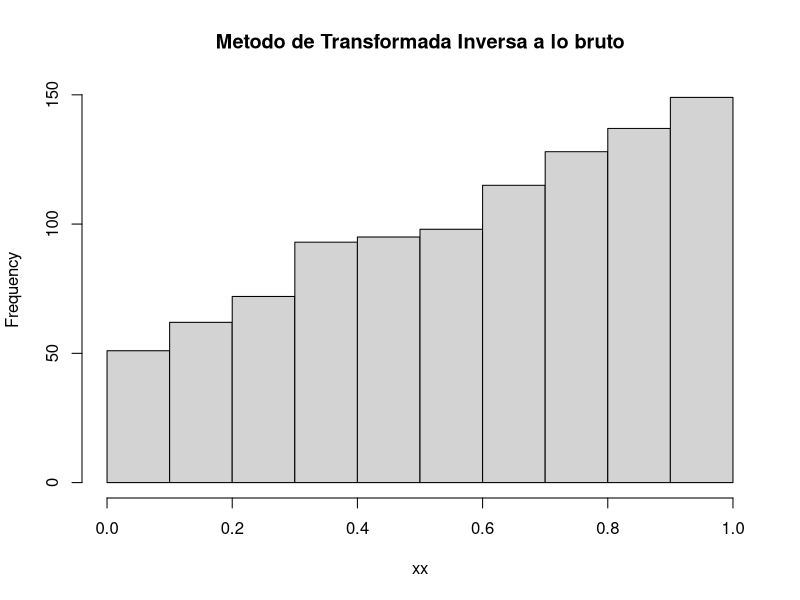
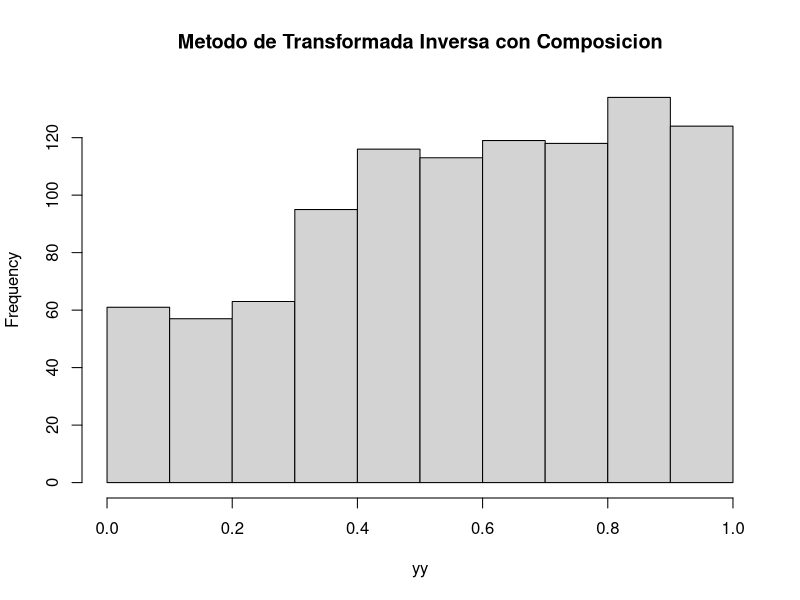

Generate these figures, in order, with R:

getValues <- function(times){
	u <- runif(times)
	return((- 1 + sqrt(1 + 8 * u)) / 2)
}

getValuesAlternateWithComposition <- function(times, alpha = 0.5){
	ans <- NULL
	for(i in 1 : times){
		u = runif(1)
		if(u < alpha){
			ans <- c(ans, sqrt(runif(1)))
		} else {
			ans <- c(ans, runif(1))
		}
	}
	return(ans)
}

pdf("InversaContinua2.pdf")

xx <- getValues(1000)
yy <- getValuesAlternateWithComposition(1000)

hist(xx, main = "Metodo de Transformada Inversa a lo bruto")
hist(yy, main = "Metodo de Transformada Inversa con Composicion")
